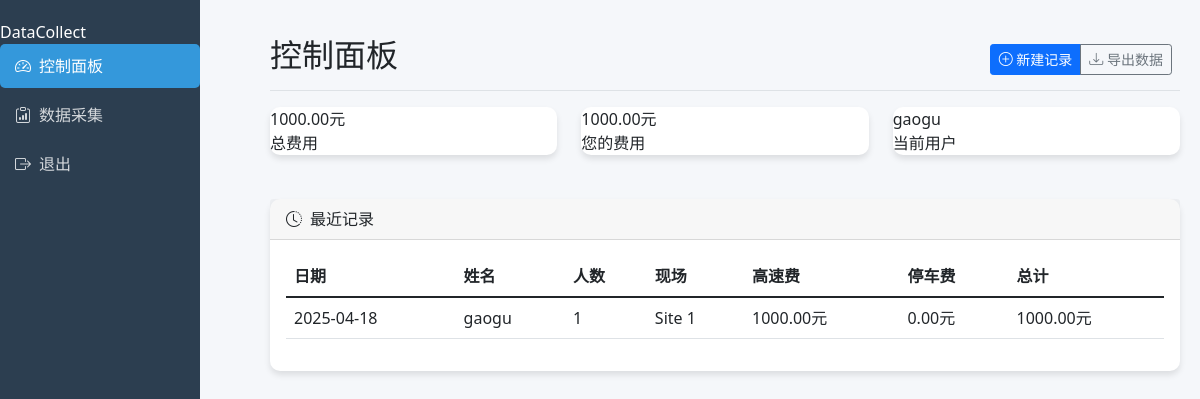
Page /dashboard (signed in) on the committed database.
### models.py (models this page shows, shortened)
class User(UserMixin, db.Model):
    id = db.Column(db.Integer, primary_key=True)
    username = db.Column(db.String(80), unique=True, nullable=False)
    email = db.Column(db.String(120), unique=True, nullable=False)
    password_hash = db.Column(db.String(128))
    is_admin = db.Column(db.Boolean, default=False)

class ExpenseRecord(db.Model):
    id = db.Column(db.Integer, primary_key=True)
    date = db.Column(db.DateTime, nullable=False, default=datetime.utcnow)
    member_name = db.Column(db.String(100), nullable=False)
    record_type = db.Column(db.String(20), nullable=False)
    team_name = db.Column(db.String(100))
    site_id = db.Column(db.Integer, db.ForeignKey('site.id'), nullable=False)
    person_count = db.Column(db.Integer, nullable=False, default=1)
    highway_fee = db.Column(db.Float, nullable=False, default=0)
    parking_fee = db.Column(db.Float, nullable=False, default=0)
    user_id = db.Column(db.Integer, db.ForeignKey('user.id'), nullable=False)
    site = db.relationship('Site', backref='expense_records')
    user = db.relationship('User', backref='expense_records')
    member_id = db.Column(db.Integer, db.ForeignKey('member.id'), nullable=False)
    notes = db.Column(db.Text)
    user = db.relationship('User', backref='expenses')
    member = db.relationship('Member', backref='expenses')
    site = db.relationship('Site', backref='expenses')

class Site(db.Model):
    id = db.Column(db.Integer, primary_key=True)
    name = db.Column(db.String(100), unique=True, nullable=False)
    location = db.Column(db.String(200))

### app.py (the view)
@app.route('/dashboard')
@login_required
def dashboard():
    total_expenses = db.session.query(
        db.func.sum(ExpenseRecord.highway_fee + ExpenseRecord.parking_fee)
    ).scalar() or 0
    user_expenses = db.session.query(
        db.func.sum(ExpenseRecord.highway_fee + ExpenseRecord.parking_fee)
    ).filter_by(user_id=current_user.id).scalar() or 0
    recent_records = ExpenseRecord.query.order_by(
        ExpenseRecord.date.desc()).limit(5).all()
    return render_template('dashboard.html',
                         total_expenses=total_expenses,
                         user_expenses=user_expenses,
                         recent_records=recent_records)

### app.py (called while the page is built)
@login_manager.user_loader
def load_user(user_id):
    return User.query.get(int(user_id))

### templates/dashboard.html
{% extends "base.html" %}
{% set active_page = "dashboard" %}
{% block content %}
<div class="d-flex justify-content-between flex-wrap flex-md-nowrap align-items-center pt-3 pb-2 mb-3 border-bottom">
    <h1 class="h2">控制面板</h1>
    <div class="btn-toolbar mb-2 mb-md-0">
        <div class="btn-group me-2">
            <a href="{{ url_for('data_collection') }}" class="btn btn-sm btn-primary">
                <i class="bi bi-plus-circle"></i> 新建记录
            </a>
            <a href="{{ url_for('export_csv') }}" class="btn btn-sm btn-outline-secondary">
                <i class="bi bi-download"></i> 导出数据
            </a>
        </div>
    </div>
</div>
<div class="row mb-4">
    <div class="col-md-4">
        <div class="card stat-card">
            <div class="value">{{ "%.2f"|format(total_expenses) }}元</div>
            <div class="label">总费用</div>
        </div>
    </div>
    <div class="col-md-4">
        <div class="card stat-card">
            <div class="value">{{ "%.2f"|format(user_expenses) }}元</div>
            <div class="label">您的费用</div>
        </div>
    </div>
    <div class="col-md-4">
        <div class="card stat-card">
            <div class="value">{{ current_user.username }}</div>
            <div class="label">当前用户</div>
        </div>
    </div>
</div>
<div class="card">
    <div class="card-header">
        <i class="bi bi-clock-history me-2"></i>最近记录
    </div>
    <div class="card-body">
        <div class="table-responsive">
            <table class="table table-hover">
                <thead>
                    <tr>
                        <th>日期</th>
                        <th>姓名</th>
                        <th>人数</th>
                        <th>现场</th>
                        <th>高速费</th>
                        <th>停车费</th>
                        <th>总计</th>
                    </tr>
                </thead>
                <tbody>
                    {% for record in recent_records %}
                    <tr>
                        <td>{{ record.date.strftime('%Y-%m-%d') if record.date else '' }}</td>
                        <td>{{ record.member_name }}</td>
                        <td>{{ record.person_count }}</td>
                        <td>{{ record.site.name if record.site else 'Unknown' }}</td>
                        <td>{{ "%.2f"|format(record.highway_fee) }}元</td>
                        <td>{{ "%.2f"|format(record.parking_fee) }}元</td>
                        <td>{{ "%.2f"|format(record.highway_fee + record.parking_fee) }}元</td>
                    </tr>
                    {% endfor %}
                </tbody>
            </table>
        </div>
    </div>
</div>
{% endblock %}

### templates/base.html (style rules this page uses)
:root { --primary-color: #3498db; --secondary-color: #2c3e50; --accent-color: #e74c3c; --light-gray: #f8f9fa; --dark-gray: #343a40; }
body { font-family: 'Segoe UI', Tahoma, Geneva, Verdana, sans-serif; background-color: #f5f7fa; }
.card { border: none; border-radius: 10px; box-shadow: 0 4px 6px rgba(0, 0, 0, 0.1); margin-bottom: 20px; }

### rows in the picture
User: username "gaogu"
ExpenseRecord: date "2025-04-18", member_name "gaogu", person_count "1", site "Site 1", highway_fee "1000.00", parking_fee "0.00", record.highway_fee+record.parking_fee "1000.00"

### other values in the picture
{{ "%.2f"|format(total_expenses) }} "1000.00"
{{ "%.2f"|format(user_expenses) }} "1000.00"
